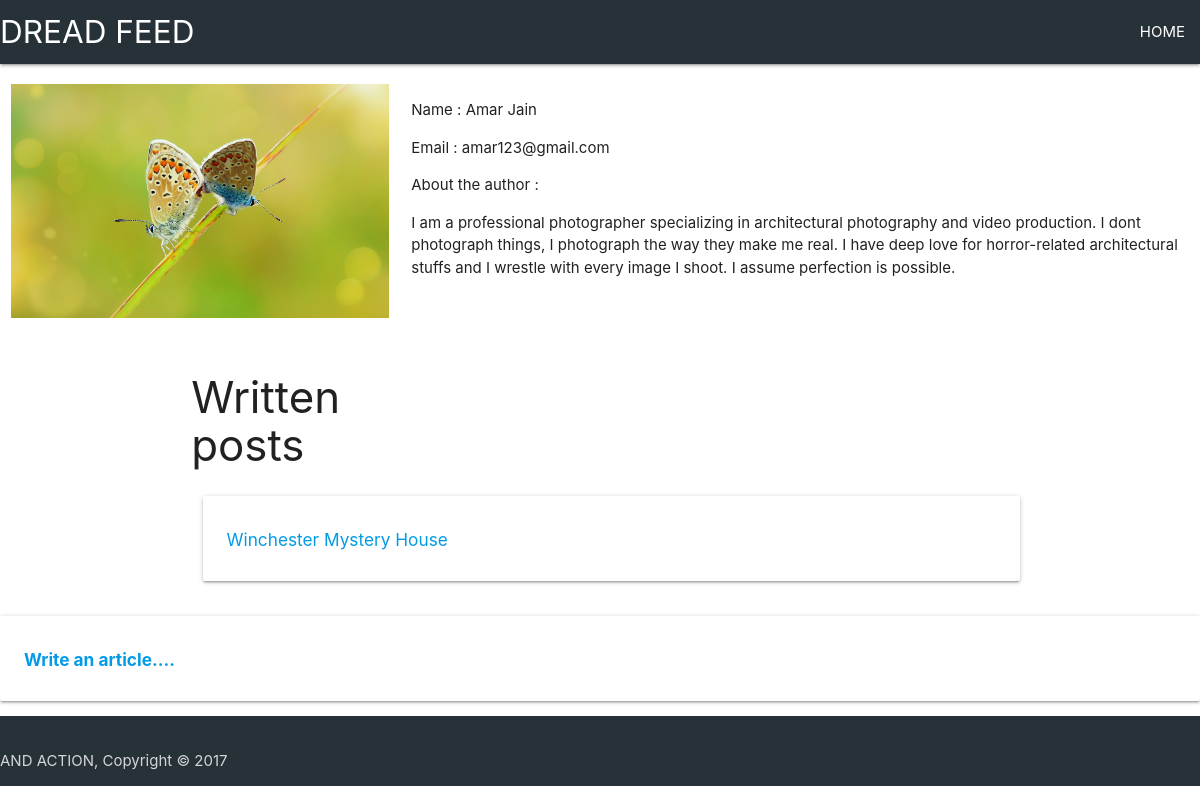
The app's page /user.php?email=amar123@gmail.com with its own data.
### tables this page shows
CREATE TABLE `user` (
  `name` varchar(255) NOT NULL,
  `email` varchar(255) NOT NULL,
  `password` varchar(255) NOT NULL,
  `image` varchar(255) NOT NULL,
  `bio` text NOT NULL
);

CREATE TABLE `posts` (
  `title` varchar(200) NOT NULL,
  `content` longtext NOT NULL,
  `author` varchar(200) NOT NULL,
  `image` varchar(255) DEFAULT NULL,
  `email` varchar(255) NOT NULL
);

### user.php (the view, shortened to what this page needs)
<?php include 'db.php';?>
<?php session_start();
$email=$_GET['email'];
$sql="SELECT * FROM user WHERE email='$email'";
$res=mysqli_query($conn,$sql);
?>
<!DOCTYPE html>
<html>
<head>
	<link rel="stylesheet" href="materialize/css/materialize.min.css">
</head>
<body>
<nav class="blue-grey darken-4">
    <div class="nav-wrapper">
      <div class="brand-logo">DREAD FEED</div>
      <ul id="nav-mobile" class="right show-on-med-and-down">
        <li><a href="index.php">HOME</a></li>
      </ul>
  	</div>
</nav>
<?php
	if (mysqli_num_rows($res)>0) {
		while ($row=mysqli_fetch_assoc($res)) {
?>
	<div class="row">
		<div class="col s4">
			<img class="responsive-img" src="img/<?php echo $row['image'];?>">
		</div>
		<div class="col s8">
		  <p>Name : <?php echo $row['name']; ?> </p>
          <p>Email : <?php echo $row['email']; ?> </p>
          <p>About the author : </p>
          <p><?php echo $row['bio']; ?></p>
		</div>
	</div>
	<?php } } ?>
<?php
$sql2="SELECT title FROM posts WHERE email='$email'";
$res2=mysqli_query($conn,$sql2);
?>
<div class="container">
	<div class="row">
		<div class="col s4">
			<h3>Written posts</h3>
				<?php
					if(mysqli_num_rows($res2)>0){
						while($row2=mysqli_fetch_assoc($res2)){
			?>
<div class="col s12" style="width: 70vw;">
      <div class="card-panel white">
        <span class="black-text">
        	<?php echo "<a href='post.php?email=".$email."&title=".$row2['title']."'><h6>".$row2['title']."</h6></a>";
 ?>
        </span>
      </div>
</div>
			<?php
						}
					}
				?>
		</div>
	</div>
</div>
<?php
if(isset($_SESSION['email']))
{
?>
<div class="col s12">
      <div class="card-panel white">
        <span class="black-text">
        	<a href="write.php"><h6><b>Write an article....</b></h6></a>
        </span>
      </div>
</div>
<?php
}
else{
?>
<div class="col s12">
      <div class="card-panel white">
        <span class="black-text">
        	<a href="signin1.php"><h6><b>Write an article....</b></h6></a>
        </span>
      </div>
</div>
<?php
}
?>
<footer class="page-footer blue-grey darken-4">
<div class="footer-copyright">
    AND ACTION, Copyright &copy; 2017
</div>
</footer>
</body>
</html>

### records on screen
user: image (picture), name "Amar Jain", email "amar123@gmail.com", bio "I am a professional photographer specializing in architectural photography and video production. I dont photograph things, I photograph the way they make me real. I have deep love for horror-related architectural stuffs and I wrestle with every image I shoot. I assume perfection is possible."
posts: title "Winchester Mystery House"
